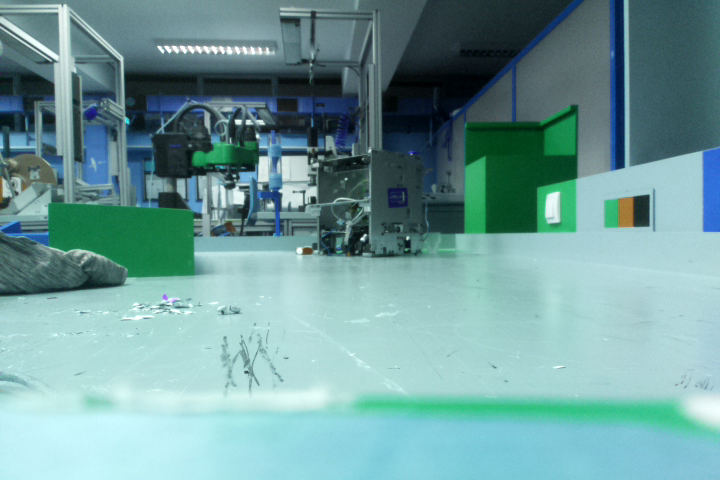
#> input picture test_images/Image1.png, 720 x 480 px, given in place of the camera
$ python main.py   (older library calls are emulated)
#> lines starting #> are read from the running program, lines starting #| are printed output that depends on the picture; after the words box and inside, x2 and y2 are one past the last pixel; in counts of white or black regions, pixels touching at a corner belong together
#> further down, frame is the input picture: shape (480, 720, 3); mean B, G, R 155.2, 155, 111.5
### showImage.py
import cv2
import numpy as np

def contourColor(color_number):
    if color_number == 0:
        contour_color = (128, 255, 255)
    elif color_number == 1:
        contour_color = (0, 255, 0)
    elif color_number == 2:
        contour_color = (0, 0, 0)
    elif color_number == 3:
        contour_color = (255, 0, 0)
    else:
        contour_color = (0, 0, 255)
    return contour_color

# [26 lines left out: functions colorNumber2color, color2colorNumber, constructionPlans2colorNumber, not called in this run]

def showPicture(name, img, ratio = 1):
    cv2.namedWindow(name, cv2.WINDOW_NORMAL)
    cv2.imshow(name, img)
    #print(name, img.shape[1], img.shape[0])
    cv2.resizeWindow(name, int(img.shape[1]*ratio), int(img.shape[0]*ratio))

# [7 lines left out: function selectROI, not called in this run]

def drawSquare(img, contour, color_number):
    rect = cv2.minAreaRect(contour)
    box = cv2.boxPoints(rect)
    box = np.int0(box)
    cv2.drawContours(img, [box], -1, contourColor(color_number), 5)

### main.py
import cv2
import numpy as np
#from matplotlib import pyplot as plt
from parameters import *
from crop import *
from showImage import *
import operator

class Contour:
    def __init__(self, color_number,contour):
        self.color_number = color_number
        self.contour = contour
        self.contour_area = cv2.contourArea(contour)
        #TODO: change contour_center formula
        M = cv2.moments(contour)
        if M["m00"] != 0:
            self.contour_center = int(M['m10']/M['m00'])
        else:
            self.contour_center = 0

        x, y, w, h = cv2.boundingRect(contour)
        self.rect_area = w*h
        self.rect_center = x + w//2


def findColors(img):
    hsv = cv2.cvtColor(img, cv2.COLOR_BGR2HSV)
#> hsv: shape (480, 720, 3); mean H, S, V 90.8, 89.8, 160.6

    #=========================CANNY
    edges = cv2.Canny(img, 100, 200)
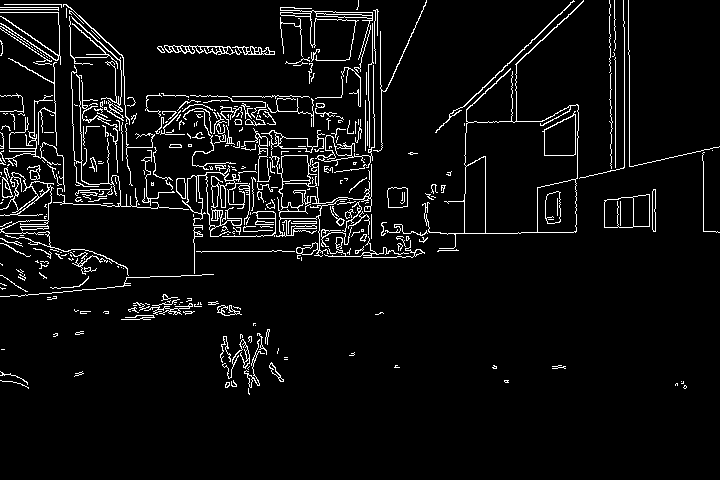
#> edges: shape (480, 720); 5.4% white in thin lines or dots, all inside (x1, y1, x2, y2) = (0, 0, 720, 395)
    cv2.imshow("canny",edges)
    #=========================

    areas = [] #areas = squares that we need to detect (filter)
    for i in range(BLOCK_NUMBER):
        mask = cv2.inRange(hsv, COLORS_MIN[:,i], COLORS_MAX[:,i])
        kernel = np.ones((5, 5), np.uint8)
        mask = cv2.morphologyEx(mask, cv2.MORPH_OPEN, kernel, iterations=5)
        # TODO: better color ranges
        # TODO: solve brightness
        if i==0:
            showPicture("yellow", mask)
        if i==1:
            showPicture("green", mask)
        if i == 2:
            showPicture("black HSV", mask)
            lab = cv2.cvtColor(img, cv2.COLOR_BGR2LAB)
            mask = cv2.inRange(lab, blackLAB[0], blackLAB[1])
            showPicture("black LAB", mask)
        if i==3:
            showPicture("blue", mask)
        if i == 4:
            showPicture("orange", mask)

        _, contours, hierarchy = cv2.findContours(mask, cv2.RETR_TREE,cv2.CHAIN_APPROX_SIMPLE)
        # TODO: better contour selector
        if len(contours) > 0:
            biggest_contour = max(contours, key=cv2.contourArea)
            areas.append(Contour(i, biggest_contour))
            for j in range(len(contours)):
                drawSquare(img, contours[j], i)
#> this loop made 5 passes
#> (x in Contour, y in Contour, w in Contour, h in Contour) on pass 3: (382, 34, 146, 116)
#> pass 1, in findColors, `mask = cv2.inRange(hsv, COLORS_MIN[:,i], COLORS_MAX[:,i])`:
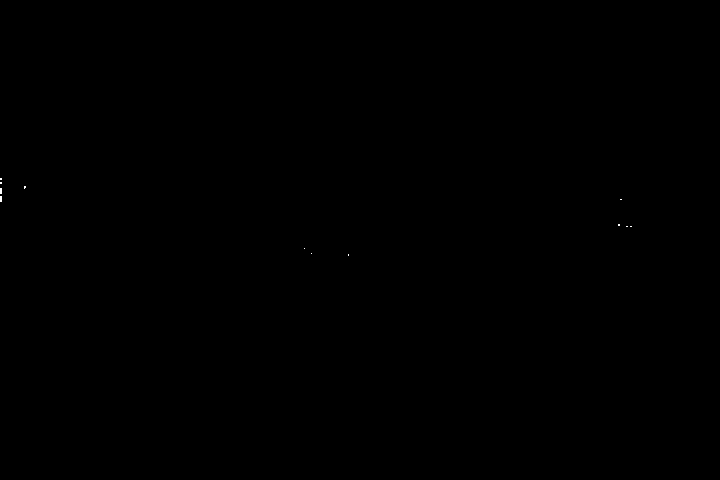
#> mask: shape (480, 720); 0.01% white; 12 white regions (12 under 20 px)
#> pass 2, in findColors, `mask = cv2.inRange(hsv, COLORS_MIN[:,i], COLORS_MAX[:,i])`:
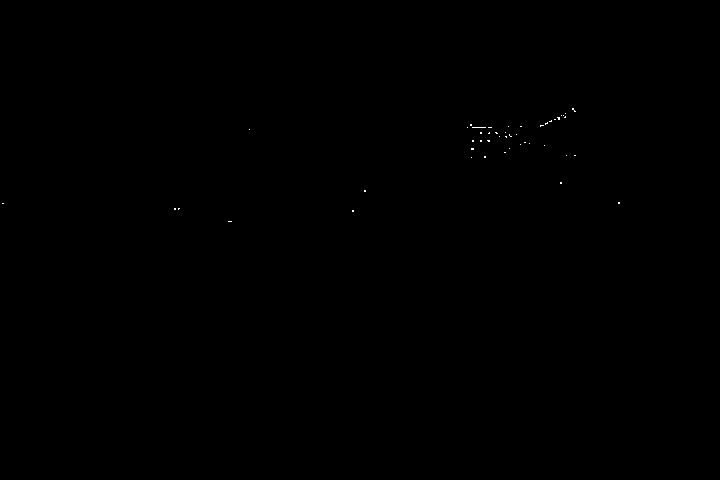
#> mask: shape (480, 720); 0.04% white in thin lines or dots, all inside (x1, y1, x2, y2) = (2, 108, 620, 222)
#> pass 3, in findColors, `mask = cv2.inRange(hsv, COLORS_MIN[:,i], COLORS_MAX[:,i])`:
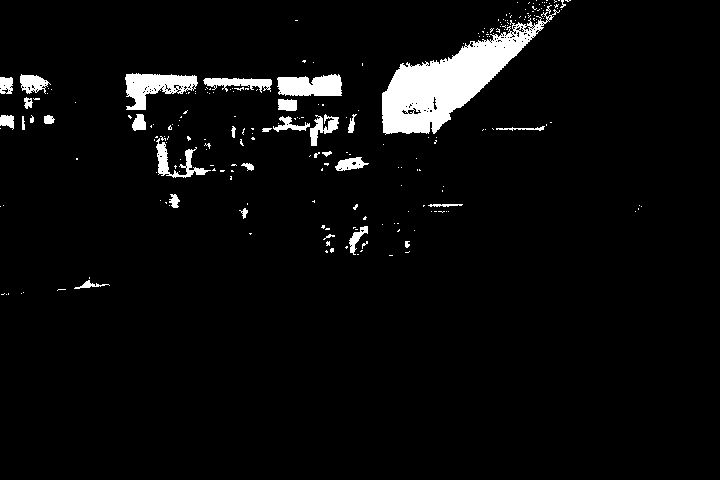
#> mask: shape (480, 720); 4.4% white; 233 white regions (202 under 20 px), largest, box (x1, y1, x2, y2) and area: (382, 9, 560, 135) 7697, (125, 73, 198, 110) 1431, (277, 74, 342, 96) 1182
#> after the loop:
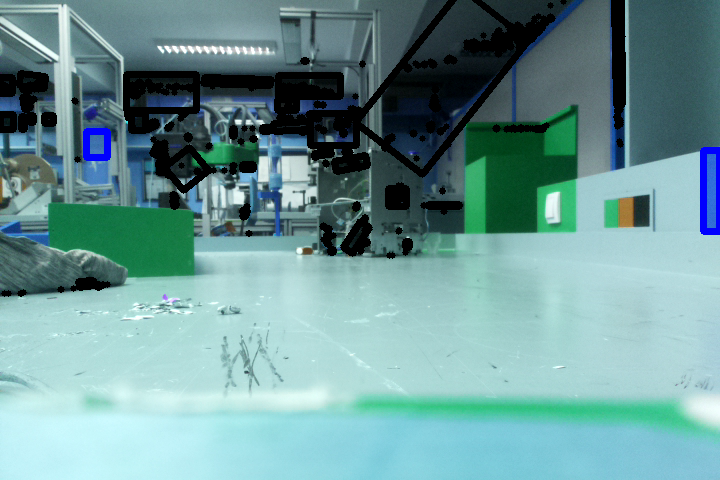
#> img: shape (480, 720, 3); 7.54% of pixels changed, all inside (x1, y1, x2, y2) = (0, 0, 720, 297)
#> after the loop: lab: shape (480, 720, 3); mean of channels 0, 1, 2 153.2, 114.4, 123.3
    areas.sort(key=operator.attrgetter("contour_area"),reverse=True)
    if len(areas) >= 3:
        three_largest_areas = [areas[0],areas[1],areas[2]]
        three_largest_areas.sort(key=operator.attrgetter("contour_center"))
        print(checkColorCombination(three_largest_areas))

def equalArrays(arr1,arr2):
    for i in range(3):
        if arr1[i] != arr2[i]:
            return False
    return True

def checkColorCombination(areas):
    colors = np.array([areas[0].color_number,
              areas[1].color_number,
              areas[2].color_number])
    for i in range(CONSTRUCTION_PLANS_NUMBER):
        if np.array_equal(np.array(colors),np.array(CONSTRUCTION_PLANS[i])):
            return colorNumber2color(colors[0]) + ' ' + colorNumber2color(colors[1]) + ' ' + colorNumber2color(colors[2])
    colors = colors[::-1] #invert color position in array
    for i in range(CONSTRUCTION_PLANS_NUMBER):
        if np.array_equal(colors,CONSTRUCTION_PLANS[i]):
            return colorNumber2color(colors[0]) + ' ' + colorNumber2color(colors[1]) + ' ' + colorNumber2color(colors[2])
    return "Combination doesnt exist: " + colorNumber2color(colors[0]) + ' ' + colorNumber2color(colors[1]) + ' ' + colorNumber2color(colors[2])

def start(frame):

    #frame = cv2.GaussianBlur(frame,(15,15),0)
    #frame = cv2.blur(frame,(11,11))

    findColors(frame)
    showPicture('orig', frame)

if VIDEO:
    cap = cv2.VideoCapture(1)
    while True:
        ret, frame = cap.read()
        start(frame)
        if cv2.waitKey(1) & 0xFF == ord('q'):
#> (key q is pressed here)
            break
    cap.release()
    cv2.destroyAllWindows()
else:
    folder = '/home/bici/Desktop/Memristor Slike'
    imgPath = os.path.join(folder,'8.jpg')
    targetPath = os.path.join(folder,'3.jpg')
    frame = cv2.imread(imgPath, 1)

cv2.waitKey(0)
cv2.destroyAllWindows()

$ run again, on test_images/Image10.png
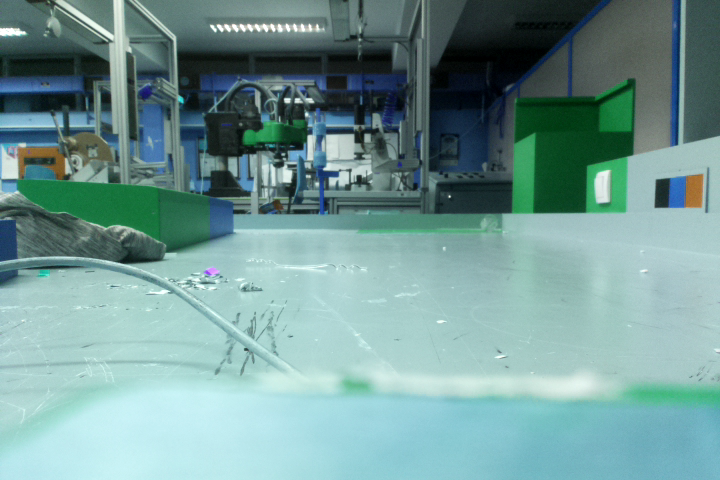
#> input picture test_images/Image10.png, 720 x 480 px, given in place of the camera
#> frame is the input picture: shape (480, 720, 3); mean B, G, R 149.5, 151.9, 114.7
#> hsv: shape (480, 720, 3); mean H, S, V 87.2, 79.3, 155.9
#> in findColors, `edges = cv2.Canny(img, 100, 200)`:
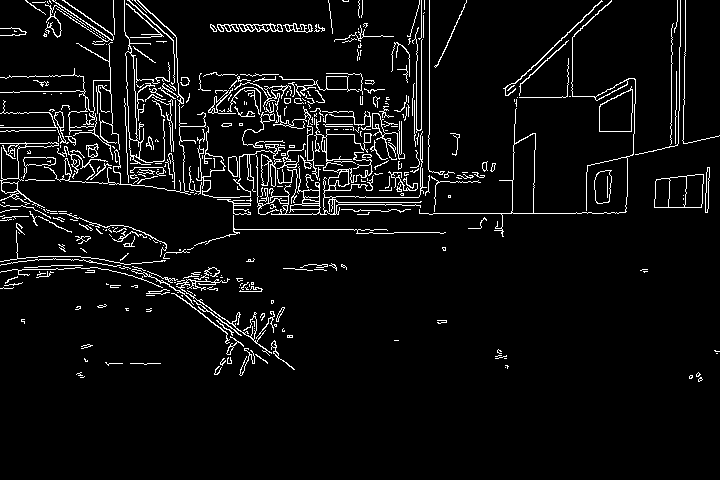
#> edges: shape (480, 720); 5.6% white in thin lines or dots, all inside (x1, y1, x2, y2) = (0, 0, 720, 382)
#> the loop in findColors, `for i in range(BLOCK_NUMBER):` made 5 passes
#> (x in Contour, y in Contour, w in Contour, h in Contour) on pass 3: (430, 0, 171, 156)
#> after the loop in findColors, `for i in range(BLOCK_NUMBER):`:
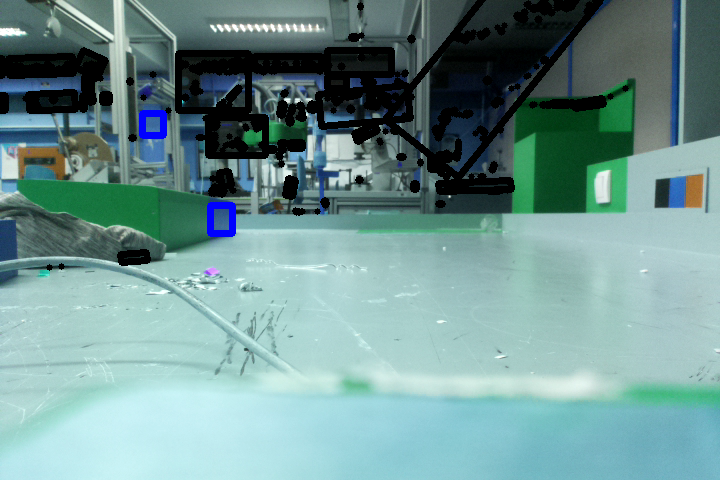
#> img: shape (480, 720, 3); 8.22% of pixels changed, all inside (x1, y1, x2, y2) = (0, 0, 629, 271)

$ run again, on test_images/Image11.png
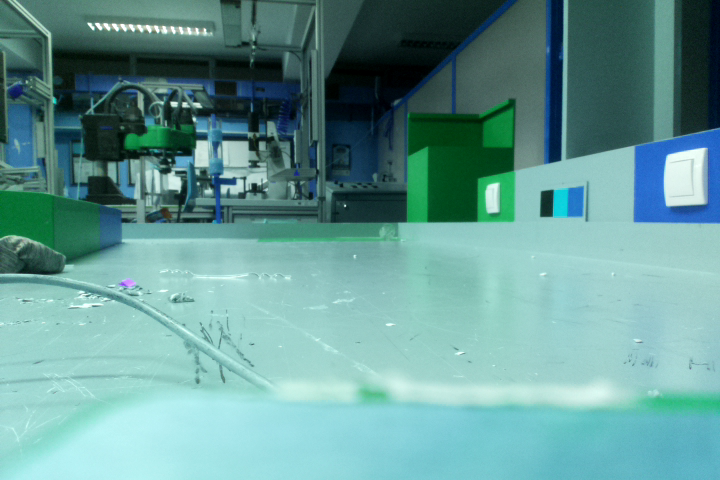
#> input picture test_images/Image11.png, 720 x 480 px, given in place of the camera
#> frame is the input picture: shape (480, 720, 3); mean B, G, R 149.2, 152.4, 101
#> hsv: shape (480, 720, 3); mean H, S, V 87.3, 106.4, 156.6
#> in findColors, `edges = cv2.Canny(img, 100, 200)`:
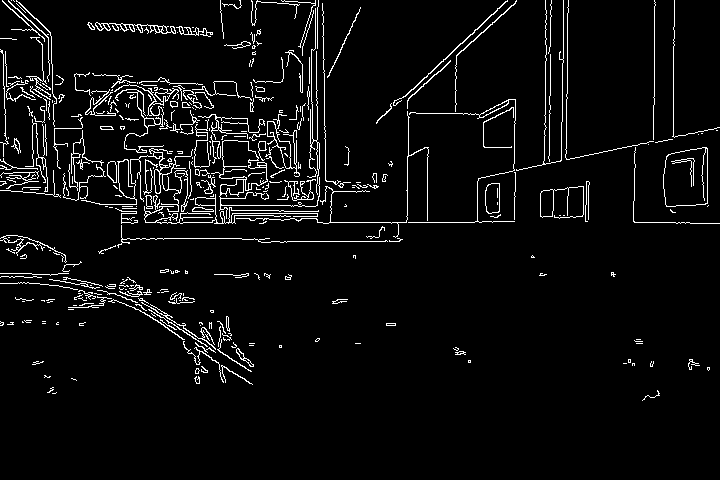
#> edges: shape (480, 720); 4.9% white in thin lines or dots, all inside (x1, y1, x2, y2) = (0, 0, 720, 401)
#> the loop in findColors, `for i in range(BLOCK_NUMBER):` made 5 passes
#> (x in Contour, y in Contour, w in Contour, h in Contour) on pass 3: (325, 0, 180, 162)
#> after the loop in findColors, `for i in range(BLOCK_NUMBER):`:
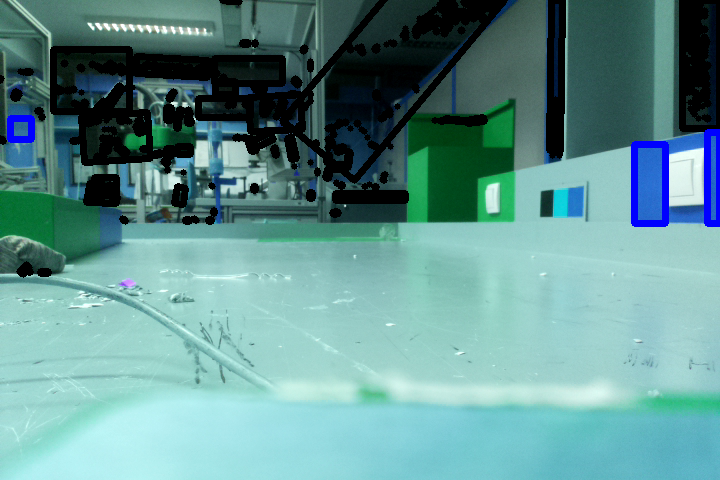
#> img: shape (480, 720, 3); 10.5% of pixels changed, all inside (x1, y1, x2, y2) = (0, 0, 720, 278)
